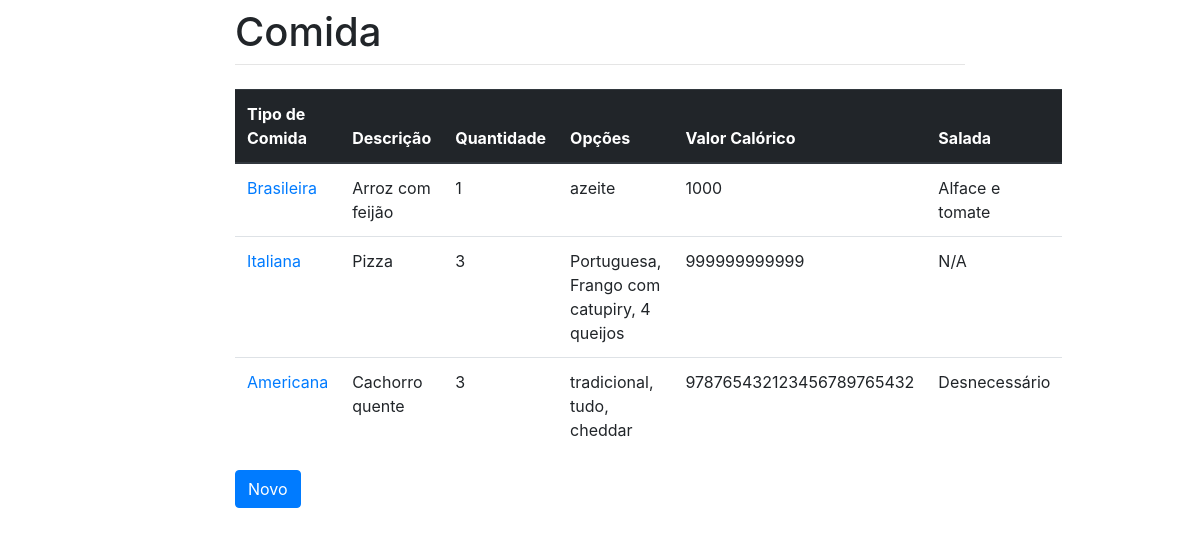
The page / on the database its author committed.
### comida/models.py (models this page shows, shortened)
class Comida(models.Model):
    tipoComida = models.CharField(max_length=20)
    descricao = models.CharField(max_length=50)
    quantidade = models.CharField(max_length=50)
    opcoes = models.CharField(max_length=50)
    valorCalorico = models.CharField(max_length=50)
    salada = models.CharField(max_length=50)

### comida/views.py (the view)
# urls.py: path('', list_comida, name='list_comida'),
def list_comida(request):
    comidas = Comida.objects.all()
    return render(request, 'comida.html', {'comidas': comidas})

### comida/templates/comida.html
{% extends 'base.html' %}
{% load crispy_forms_tags %}
{% block content %}
<table class="table">
    <thead class="thead-dark">
    <tr>
        <th scope="col">Tipo de Comida</th>
        <th scope="col">Descrição</th>
        <th scope="col">Quantidade</th>
        <th scope="col">Opções</th>
        <th scope="col">Valor Calórico</th>
        <th scope="col">Salada</th>
    </tr>
    </thead>
    <tbody>
    {% for comida in comidas %}
    <tr>
        <td>
            <a href="{% url 'update_comida' comida.id %}">
                {{ comida.tipoComida }}
            </a>
        </td>
        <td>{{ comida.descricao }}</td>
        <td>{{ comida.quantidade }}</td>
        <td>{{ comida.opcoes }}</td>
        <td>{{ comida.valorCalorico }}</td>
        <td>{{ comida.salada }}</td>
    </tr>
    {% endfor %}
    </tbody>
</table>
<a class="btn btn-primary" href="{% url 'create_comida' %}">Novo</a>
{% endblock %}

### comida/templates/base.html (shortened to what this page needs)
<!doctype html>
<html lang="en">
  <head>
    <link rel="stylesheet" href="https://stackpath.bootstrapcdn.com/bootstrap/4.1.3/css/bootstrap.min.css">
  </head>
  <body>
    <div class="container">
      <div class="row justify-content-center">
        <div class="col-8">
          <h1 class="mt-2">Comida</h1>
          <hr class="mt-0 mb-4">
          {% block content %}
          {% endblock %}
        </div>
      </div>
    </div>
  </body>
</html>

### rows shown on the page
Comida: tipoComida "Brasileira", descricao "Arroz com feijão", quantidade "1", opcoes "azeite", valorCalorico "1000", salada "Alface e tomate"
Comida: tipoComida "Italiana", descricao "Pizza", quantidade "3", opcoes "Portuguesa, Frango com catupiry, 4 queijos", valorCalorico "999999999999", salada "N/A"
Comida: tipoComida "Americana", descricao "Cachorro quente", quantidade "3", opcoes "tradicional, tudo, cheddar", valorCalorico "978765432123456789765432", salada "Desnecessário"
